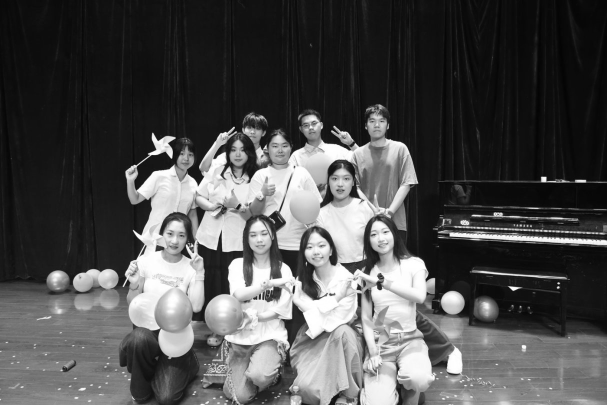
//> input picture test.jpg, 1214 x 810 px (shown at 1/2 size)
$ ./main test.jpg   (built with g++ and OpenCV 4)
//> lines starting //> are read from the running program, lines starting //| are printed output that depends on the picture
/**
 * 实验：图像缩小、恢复与频域分析
 * 功能：
 *   1. 读入灰度图像
 *   2. 下采样（直接缩小 vs 高斯平滑后缩小）
 *   3. 图像恢复（最近邻、双线性、双三次插值）
 *   4. 空间域比较（MSE、PSNR）
 *   5. 傅里叶变换分析（显示频谱，比较高频成分）
 *   6. DCT 分析（系数图、低频能量占比）
 */

#include <opencv2/opencv.hpp>
#include <iostream>
#include <cmath>

using namespace std;
using namespace cv;

// ==================== 辅助函数 ====================

/**
 * 显示频谱（中心化 + 对数变换）
 * @param complexI 复数图像（DFT 输出）
 * @param title 窗口标题
 */
void showSpectrum(Mat& complexI, string title) {
    Mat magI;
    Mat planes[] = {Mat::zeros(complexI.size(), CV_32F), Mat::zeros(complexI.size(), CV_32F)};
    split(complexI, planes);                // 分离实部虚部
    magnitude(planes[0], planes[1], magI);  // 计算幅值 = sqrt(Re^2 + Im^2)

    // 对数变换（压缩动态范围，让细节可见）
    magI = magI + Scalar::all(1);
    log(magI, magI);

    // 中心化：将低频移动到图像中心
    int cx = magI.cols / 2;
    int cy = magI.rows / 2;
    Mat q0(magI, Rect(0, 0, cx, cy));   // 左上
    Mat q1(magI, Rect(cx, 0, cx, cy));  // 右上
    Mat q2(magI, Rect(0, cy, cx, cy));  // 左下
    Mat q3(magI, Rect(cx, cy, cx, cy)); // 右下

    // 交换象限
    Mat tmp;
    q0.copyTo(tmp); q3.copyTo(q0); tmp.copyTo(q3);
    q1.copyTo(tmp); q2.copyTo(q1); tmp.copyTo(q2);

    // 归一化到 0~255 显示
    normalize(magI, magI, 0, 255, NORM_MINMAX);
    magI.convertTo(magI, CV_8U);
    imshow(title, magI);
}

/**
 * 计算两幅图像之间的 MSE（均方误差）和 PSNR（峰值信噪比）
 * @param original 原始图像
 * @param recovered 恢复后的图像
 */
void computeMSE_PSNR(const Mat& original, const Mat& recovered) {
    Mat diff;
    absdiff(original, recovered, diff);          // 逐像素差值
    Mat diff_squared = diff.mul(diff);            // 平方
    double mse = mean(diff_squared)[0];           // 取均值

    if (mse == 0) {
        cout << "MSE = 0，两幅图像完全相同" << endl;
        cout << "PSNR = 无穷大" << endl;
    } else {
        double psnr = 10 * log10(255.0 * 255.0 / mse);
        cout << "MSE = " << mse << endl;
        cout << "PSNR = " << psnr << " dB" << endl;
    }
}

// ==================== 主函数 ====================

int main(int argc, char** argv) {
    // 检查命令行参数
    if (argc != 2) {
        cout << "用法: ./main 图片路径" << endl;
        return -1;
    }

    // ========== 1. 图像读入与预处理 ==========
    Mat img = imread(argv[1], IMREAD_GRAYSCALE);  // 以灰度图形式读取
//> img is the input picture: 810 rows x 1214 cols, CV_8UC1; min 0, max 255, mean 78.9
    if (img.empty()) {
        cout << "无法读取图片: " << argv[1] << endl;
        return -1;
    }
    cout << "原图尺寸: " << img.cols << " x " << img.rows << endl;
//| 原图尺寸: 1214 x 810
    imshow("1. 原图", img);

    // ========== 2. 下采样（缩小为原来的 1/4） ==========

    // 方法A：直接缩小（隔点采样，不做预滤波）
    Mat small_direct;
    resize(img, small_direct, Size(), 0.25, 0.25, INTER_NEAREST);
    imshow("2A. 直接缩小图", small_direct);

    // 方法B：先高斯平滑再缩小（预滤波，减少混叠）
    Mat blurred, small_blur;
    GaussianBlur(img, blurred, Size(5, 5), 1.0);
    resize(blurred, small_blur, Size(), 0.25, 0.25, INTER_NEAREST);
    imshow("2B. 高斯平滑后缩小", small_blur);

    // ========== 3. 图像恢复（放大回原尺寸） ==========
    // 对直接缩小图进行三种不同的插值放大

    // 最近邻插值（像素复制，会产生锯齿）
    Mat recover_nn;
    resize(small_direct, recover_nn, img.size(), 0, 0, INTER_NEAREST);
    imshow("3A. 最近邻恢复", recover_nn);

    // 双线性插值（平滑，消除锯齿但会模糊）
    Mat recover_linear;
    resize(small_direct, recover_linear, img.size(), 0, 0, INTER_LINEAR);
    imshow("3B. 双线性恢复", recover_linear);

    // 双三次插值（更平滑，计算量更大）
    Mat recover_cubic;
    resize(small_direct, recover_cubic, img.size(), 0, 0, INTER_CUBIC);
    imshow("3C. 双三次恢复", recover_cubic);

    // ========== 4. 空间域比较（MSE & PSNR） ==========
    cout << "\n========== 空间域质量评价 ==========" << endl;
    cout << "【双线性恢复 vs 原图】" << endl;
    computeMSE_PSNR(img, recover_linear);
//> in computeMSE_PSNR, `double mse = mean(diff_squared)[0];`: mse = 53.63
//> in computeMSE_PSNR, `double psnr = 10 * log10(255.0 * 255.0 / mse);`: psnr = 30.84
//| MSE = 53.631
//| PSNR = 30.8366 dB
    cout << "【双三次恢复 vs 原图】" << endl;
    computeMSE_PSNR(img, recover_cubic);
//> in computeMSE_PSNR (call 2), `Mat diff_squared = diff.mul(diff);`:
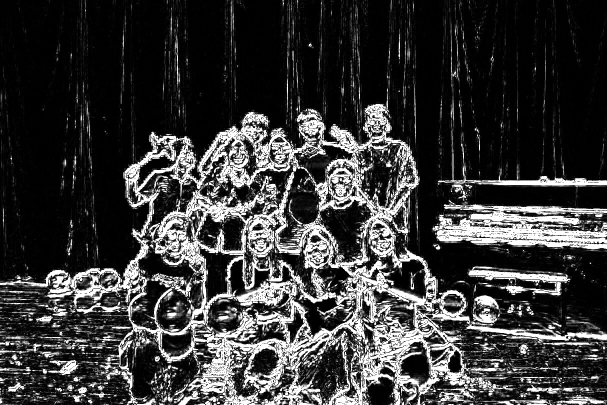
//> diff_squared: 810 rows x 1214 cols, CV_8UC1 (shown at 1/2 size); min 0, max 255, mean 57.5
//> in computeMSE_PSNR (call 2), `double mse = mean(diff_squared)[0];`: mse = 57.53
//> in computeMSE_PSNR (call 2), `double psnr = 10 * log10(255.0 * 255.0 / mse);`: psnr = 30.53
//| MSE = 57.525
//| PSNR = 30.5322 dB
    cout << "【最近邻恢复 vs 原图】" << endl;
    computeMSE_PSNR(img, recover_nn);
//> in computeMSE_PSNR (call 3), `absdiff(original, recovered, diff);`:
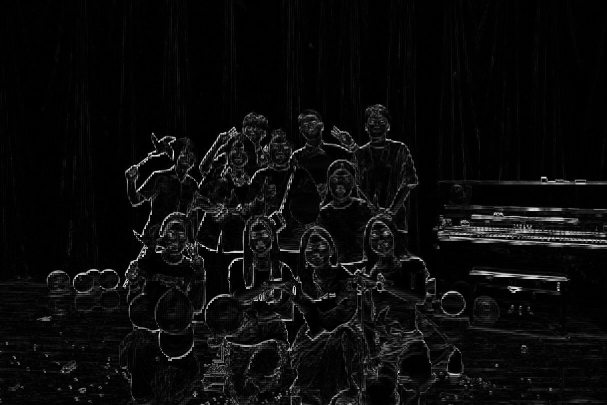
//> diff: 810 rows x 1214 cols, CV_8UC1 (shown at 1/2 size); min 0, max 240, mean 11.1
//> in computeMSE_PSNR (call 3), `Mat diff_squared = diff.mul(diff);`:
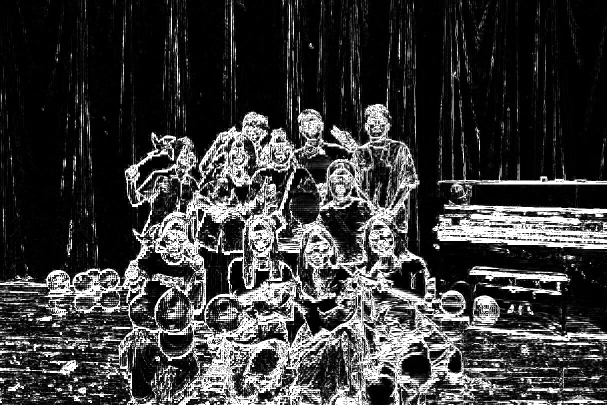
//> diff_squared: 810 rows x 1214 cols, CV_8UC1 (shown at 1/2 size); min 0, max 255, mean 58.6
//> in computeMSE_PSNR (call 3), `double mse = mean(diff_squared)[0];`: mse = 58.6
//> in computeMSE_PSNR (call 3), `double psnr = 10 * log10(255.0 * 255.0 / mse);`: psnr = 30.45
//| MSE = 58.6015
//| PSNR = 30.4517 dB

    // ========== 5. 傅里叶变换分析 ==========
    // 获取合适的 DFT 尺寸（提高效率）
    int m = getOptimalDFTSize(img.rows);
//> m = 810
    int n = getOptimalDFTSize(img.cols);
//> n = 1215

    // 辅助函数：对图像进行 DFT 并显示频谱
    auto dftAndShow = [&](const Mat& image, string title) {
        Mat padded;
        copyMakeBorder(image, padded, 0, m - image.rows, 0, n - image.cols, BORDER_CONSTANT, Scalar::all(0));
        Mat planes[] = {Mat_<float>(padded), Mat::zeros(padded.size(), CV_32F)};
        Mat complexImg;
        merge(planes, 2, complexImg);
        dft(complexImg, complexImg);
        showSpectrum(complexImg, title);
    };

    cout << "\n========== 傅里叶变换分析 ==========" << endl;
    dftAndShow(img, "5A. 原图频谱");
    dftAndShow(small_direct, "5B. 缩小图频谱（直接下采样）");
//> call 2 of showSpectrum, with title = "5B. 缩小图频谱（直接下采样）"
//> in showSpectrum (call 2), `tmp.copyTo(q2)`:
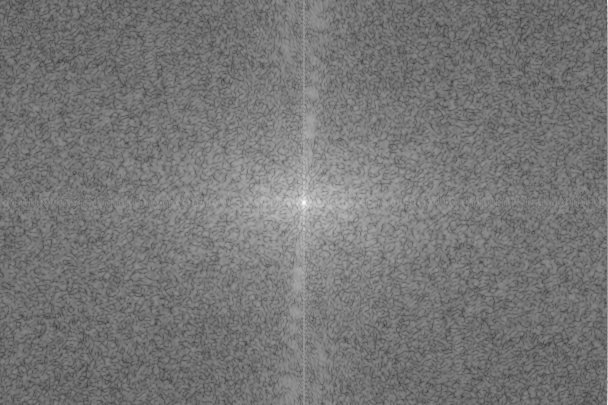
//> magI: 810 rows x 1215 cols, CV_32FC1 (shown at 1/2 size); min 2.11, max 15.39, mean 8.28; drawn with min black and max white
    dftAndShow(recover_linear, "5C. 双线性恢复图频谱");
//> call 3 of showSpectrum, with title = "5C. 双线性恢复图频谱"
//> in showSpectrum (call 3), `Mat q0(magI, Rect(0, 0, cx, cy));`:
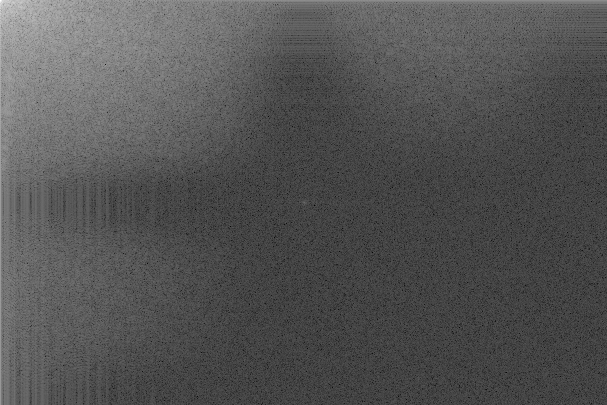
//> q0: 405 rows x 607 cols, CV_32FC1; min 0.89, max 18.16, mean 6.57; drawn with min black and max white
//> in showSpectrum (call 3), `Mat q1(magI, Rect(cx, 0, cx, cy));`:
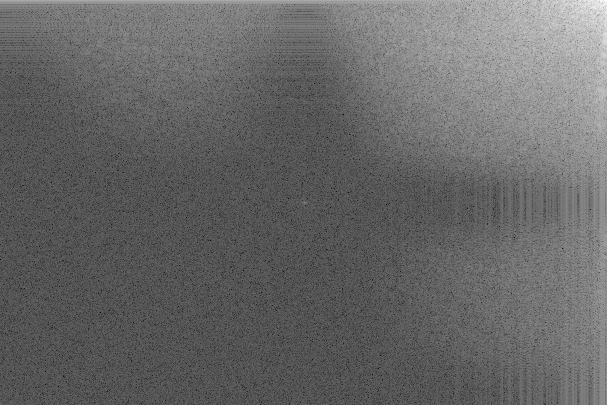
//> q1: 405 rows x 607 cols, CV_32FC1; min 0.576, max 15.34, mean 6.55; drawn with min black and max white
//> in showSpectrum (call 3), `Mat q2(magI, Rect(0, cy, cx, cy));`:
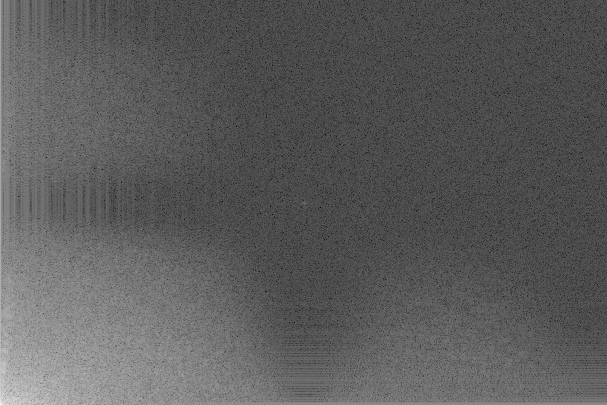
//> q2: 405 rows x 607 cols, CV_32FC1; min 0.58, max 17.15, mean 6.56; drawn with min black and max white
    dftAndShow(recover_cubic, "5D. 双三次恢复图频谱");

    // ========== 6. DCT 分析（二维离散余弦变换） ==========
    cout << "\n========== DCT 分析 ==========" << endl;

    // 将图像转为浮点型（DCT 要求）
    Mat img_float, recover_linear_float;
    img.convertTo(img_float, CV_32F);
    recover_linear.convertTo(recover_linear_float, CV_32F);

    // 对原图做 DCT
    Mat dct_original;
    dct(img_float, dct_original);

    // 对恢复图做 DCT
    Mat dct_recover;
    dct(recover_linear_float, dct_recover);

    // 显示 DCT 系数图（取对数 + 归一化）
    auto showDCT = [](const Mat& dctCoeff, string title) {
        Mat logCoeff;
        Mat absCoeff = abs(dctCoeff);
        absCoeff = absCoeff + Scalar::all(1);
        log(absCoeff, logCoeff);
        normalize(logCoeff, logCoeff, 0, 255, NORM_MINMAX);
        logCoeff.convertTo(logCoeff, CV_8U);
        imshow(title, logCoeff);
    };

    showDCT(dct_original, "6A. 原图 DCT 系数");
    showDCT(dct_recover, "6B. 双线性恢复图 DCT 系数");

    // 计算低频能量占比（取左上角 1/8 区域）
    auto lowFreqEnergyRatio = [](const Mat& dctCoeff) -> double {
        int lowW = dctCoeff.cols / 8;
        int lowH = dctCoeff.rows / 8;
        Mat lowFreq = dctCoeff(Rect(0, 0, lowW, lowH));
        double lowEnergy = sum(lowFreq.mul(lowFreq))[0];
        double totalEnergy = sum(dctCoeff.mul(dctCoeff))[0];
        return lowEnergy / totalEnergy;
    };

    double ratio_original = lowFreqEnergyRatio(dct_original);
//> ratio_original = 0.979
    double ratio_recover = lowFreqEnergyRatio(dct_recover);
//> ratio_recover = 0.992

    cout << "原图 DCT 低频能量占比: " << ratio_original * 100 << "%" << endl;
//| 原图 DCT 低频能量占比: 97.9081%
    cout << "双线性恢复图 DCT 低频能量占比: " << ratio_recover * 100 << "%" << endl;
//| 双线性恢复图 DCT 低频能量占比: 99.2025%
    cout << "结论: 恢复图低频能量占比更高，说明高频细节在缩小-放大过程中丢失。" << endl;

    // ========== 等待按键后退出 ==========
    cout << "\n按任意键关闭所有窗口..." << endl;
    waitKey(0);
    destroyAllWindows();
    return 0;
}
